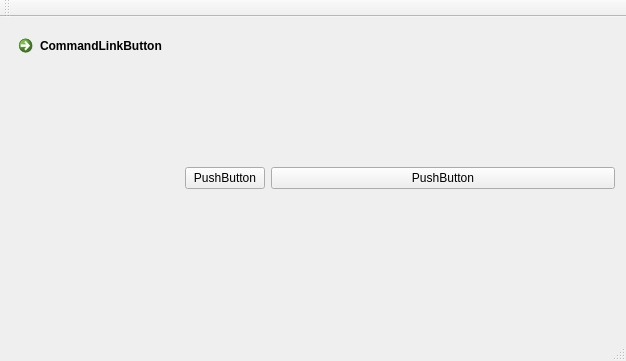
<?xml version="1.0" encoding="UTF-8"?>
<ui version="4.0">
 <class>MainWindow</class>
 <widget class="QMainWindow" name="MainWindow">
  <property name="geometry">
   <rect>
    <x>0</x>
    <y>0</y>
    <width>626</width>
    <height>361</height>
   </rect>
  </property>
  <property name="windowTitle">
   <string>MainWindow</string>
  </property>
  <widget class="QWidget" name="centralWidget">
   <layout class="QHBoxLayout" name="horizontalLayout" stretch="0,1,6">
    <item>
     <widget class="QCommandLinkButton" name="commandLinkButton">
      <property name="text">
       <string>CommandLinkButton</string>
      </property>
      <property name="checkable">
       <bool>true</bool>
      </property>
     </widget>
    </item>
    <item>
     <widget class="QPushButton" name="pushButton">
      <property name="text">
       <string>PushButton</string>
      </property>
     </widget>
    </item>
    <item>
     <widget class="QPushButton" name="pushButton_2">
      <property name="text">
       <string>PushButton</string>
      </property>
     </widget>
    </item>
   </layout>
  </widget>
  <widget class="QMenuBar" name="menuBar">
   <property name="geometry">
    <rect>
     <x>0</x>
     <y>0</y>
     <width>626</width>
     <height>22</height>
    </rect>
   </property>
  </widget>
  <widget class="QToolBar" name="mainToolBar">
   <attribute name="toolBarArea">
    <enum>TopToolBarArea</enum>
   </attribute>
   <attribute name="toolBarBreak">
    <bool>false</bool>
   </attribute>
  </widget>
  <widget class="QStatusBar" name="statusBar"/>
 </widget>
 <layoutdefault spacing="6" margin="11"/>
 <resources/>
 <connections/>
</ui>
